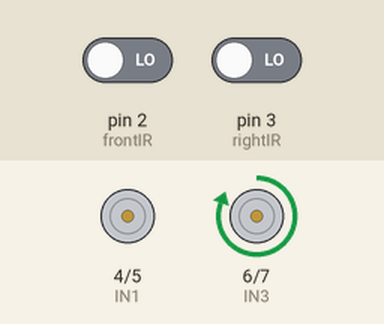
Recording of a sketch running on a simulated Arduino Uno, built with avr-gcc and run on an emulated ATmega328P. On the bench: motor-driver pin pairs drawn as motors (green arrow = first pin HIGH = forward, orange = second pin HIGH = backward, longer = more drive). The inputs (shaded band) are chosen by the test bench; at power-on: pin 2 (frontIR) LOW, pin 3 (rightIR) LOW.

Above: at 1.2 s.
1.3 s: pin 2 (frontIR) driven HIGH
At 1.6 s:
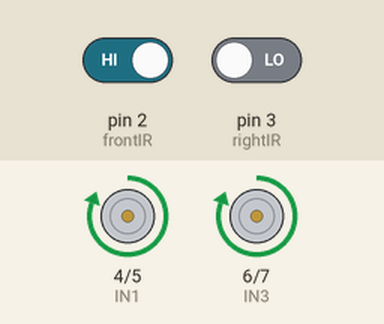
2.8 s: pin 3 (rightIR) driven HIGH
At 3.9 s:
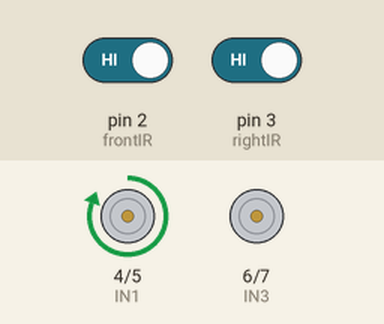
4.3 s: pin 3 (rightIR) driven LOW
At 5.1 s:
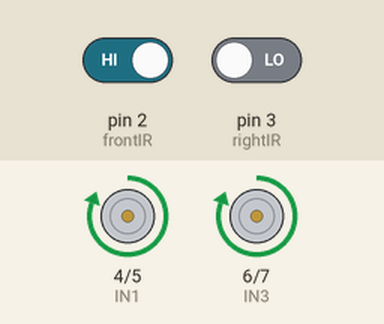
5.8 s: pin 2 (frontIR) driven LOW
At 6.2 s:
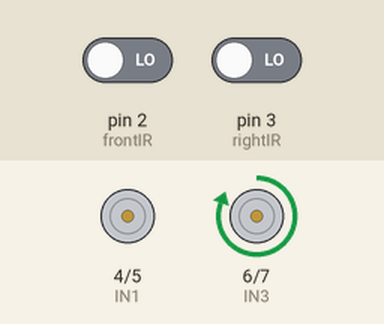
Timing chart, 0 to 8.3 s (numbered marks = the images above; inputs shaded):
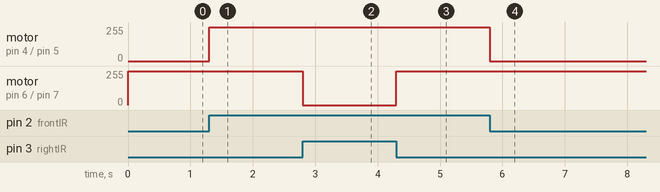

The sketch:

Wall_following_Robot.ino
```cpp
const int frontIR = 2;
const int rightIR = 3;
const int IN1 = 4;
const int IN2 = 5;
const int IN3 = 6;
const int IN4 = 7;
void setup()
{
  pinMode(frontIR, INPUT);
  pinMode(rightIR, INPUT);
  pinMode(IN1, OUTPUT);
  pinMode(IN2, OUTPUT);
  pinMode(IN3, OUTPUT);
  pinMode(IN4, OUTPUT);
}
void loop()
{
  bool frontBlocked = (digitalRead(frontIR) == LOW);
  bool wallPresent  = (digitalRead(rightIR) == LOW);

  if(frontBlocked)
  {
    turnLeft();
  }
  else
  {
    if(wallPresent)
    {
      forward();
    }
    else
    {
      turnRight();
    }
  }
}

void forward()
{
  digitalWrite(IN1,HIGH);
  digitalWrite(IN2,LOW);

  digitalWrite(IN3,HIGH);
  digitalWrite(IN4,LOW);
}
void turnLeft()
{
  digitalWrite(IN1,LOW);
  digitalWrite(IN2,LOW);

  digitalWrite(IN3,HIGH);
  digitalWrite(IN4,LOW);
}
void turnRight()
{
  digitalWrite(IN1,HIGH);
  digitalWrite(IN2,LOW);
  digitalWrite(IN3,LOW);
  digitalWrite(IN4,LOW);
}
```

Measured:
- after the input at 1.3 s, motor on pin 4 (IN1) / pin 5 (IN2): stopped → forward 255/255 at once
- after the input at 2.8 s, motor on pin 6 (IN3) / pin 7 (IN4): forward 255/255 → stopped at once
- after the input at 4.3 s, motor on pin 6 (IN3) / pin 7 (IN4): stopped → forward 255/255 at once
- after the input at 5.8 s, motor on pin 4 (IN1) / pin 5 (IN2): forward 255/255 → stopped at once
